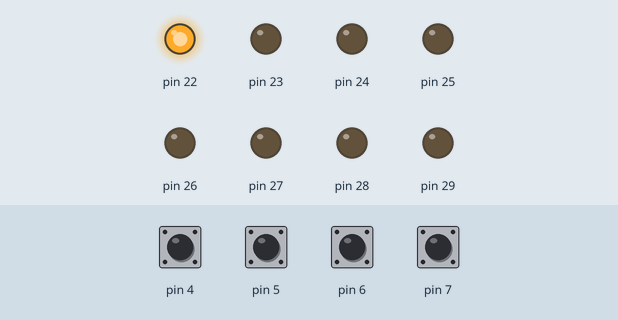
This sketch was run on a simulated Arduino Mega 2560, built with avr-gcc and run on an emulated ATmega2560. On the bench: output pins drawn as LEDs (lit = HIGH). The inputs (shaded band) are chosen by the test bench; at power-on: pin 4–7 HIGH.

Above: at 0.12 s.
At 0.57 s:
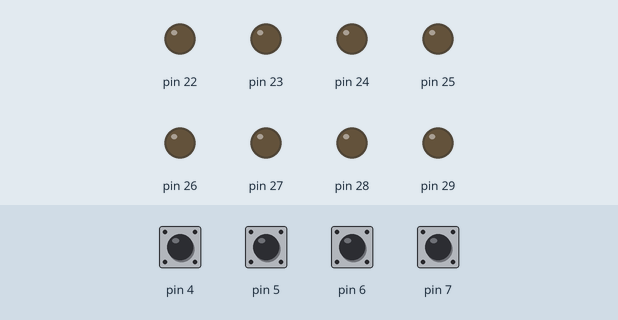
At 1.02 s:
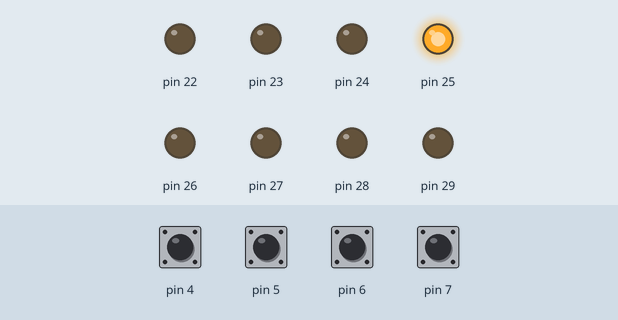
At 1.92 s:
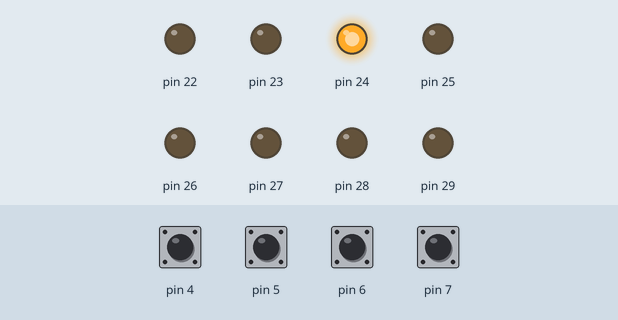
At 2.82 s:
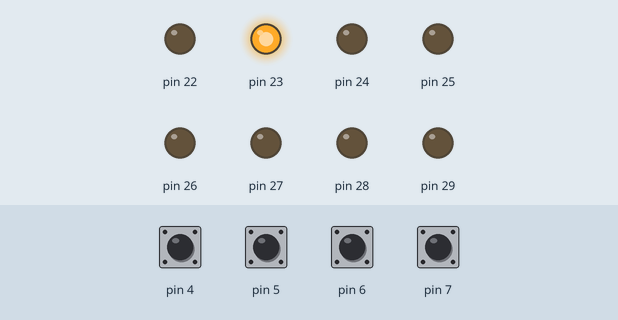
Timing chart, 0 to 3.1 s (numbered marks = the images above):
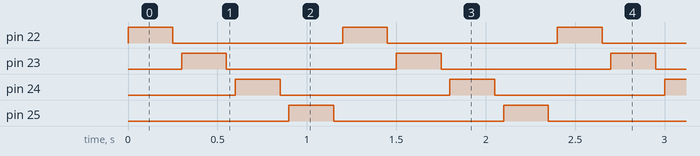

The sketch:

Lab2DMP.ino
```cpp
/*#include <LiquidCrystal.h>
LiquidCrystal lcd(7, 6, 5, 4, 3, 2);

byte clockanim[8][8] =
{
  { 0b00000, 0b01110, 0b10011, 0b10101, 0b10001, 0b01110, 0b00000, 0b00000 },
  { 0b00000, 0b01110, 0b10001, 0b10111, 0b10001, 0b01110, 0b00000, 0b00000 },
  { 0b00000, 0b01110, 0b10001, 0b10101, 0b10011, 0b01110, 0b00000, 0b00000 },
  { 0b00000, 0b01110, 0b10001, 0b10101, 0b10101, 0b01110, 0b00000, 0b00000 },
  { 0b00000, 0b01110, 0b10001, 0b10101, 0b11001, 0b01110, 0b00000, 0b00000 },
  { 0b00000, 0b01110, 0b10001, 0b11101, 0b10001, 0b01110, 0b00000, 0b00000 },
  { 0b00000, 0b01110, 0b11001, 0b10101, 0b10001, 0b01110, 0b00000, 0b00000 }
};

void setup() {
  lcd.begin(16,2);

}

void loop() {
  for(int i = 0; i < 7 ; i++)
  {
    lcd.createChar(0,clockanim[i]);
    lcd.setCursor(0,0);
    lcd.write(byte(0));
    delay(200);
  }
}
*/
```

Lab1.ino
```cpp
// Read status of buttons and display it on LEDs connected to
//PORTA
// Variables for reading the status of the buttons connected
//to the
// digital pins 4, 5, 6, 7
int b1;
int b2;
int b3;
int b4;
int count = 0;
// variable for the LED status
unsigned char stat = 0;
void setup() {
// configure digital pins as inputs
pinMode(4, INPUT_PULLUP);
pinMode(5, INPUT_PULLUP);
pinMode(6, INPUT_PULLUP);
pinMode(7, INPUT_PULLUP);
// activate PORTA, as output,
DDRA = 0b11111111;
}
void loop() {
// read BTNs status
b1 = digitalRead(4);
b2 = digitalRead(5);
b3 = digitalRead(6);
b4 = digitalRead(7);
// combine result: each LED is controlled by a button.

if( b1 == HIGH)//Some buttons are //duplicated
{
stat = (1 << count);
PORTA = stat;
delay(250);

PORTA=0x00;
delay(50);

count++;

if (count > 3)
   count = 0;
}
else
{

stat = (1 << count);
PORTA = stat;
delay(250);

PORTA=0x00;
delay(50);

count--;
if(count < 0)
   count = 3;
}
}
```

Measured:
- by itself, pin 22–25: alternates HIGH for 0.25 s and LOW for 0.95 s
- by itself, everything shown: repeats every 1.2 s, in 8 steps
